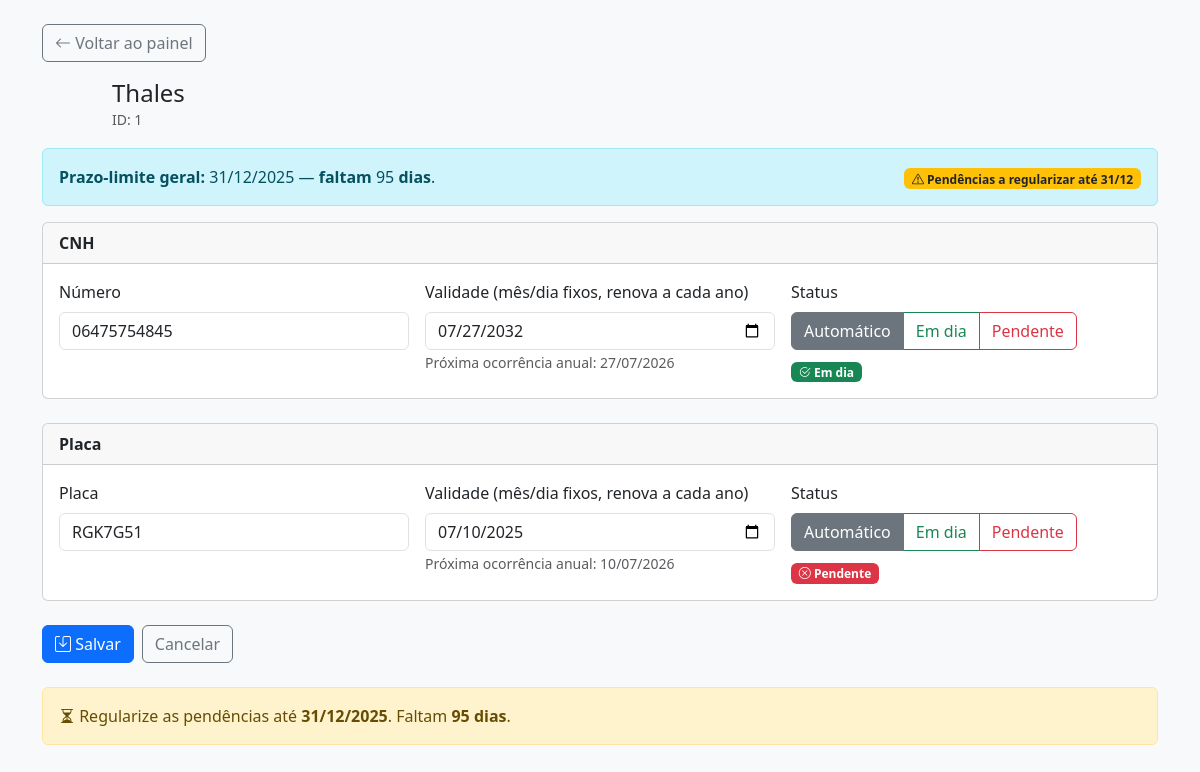
/documentos/1 (signed in), run on an earlier commit of the app's database.
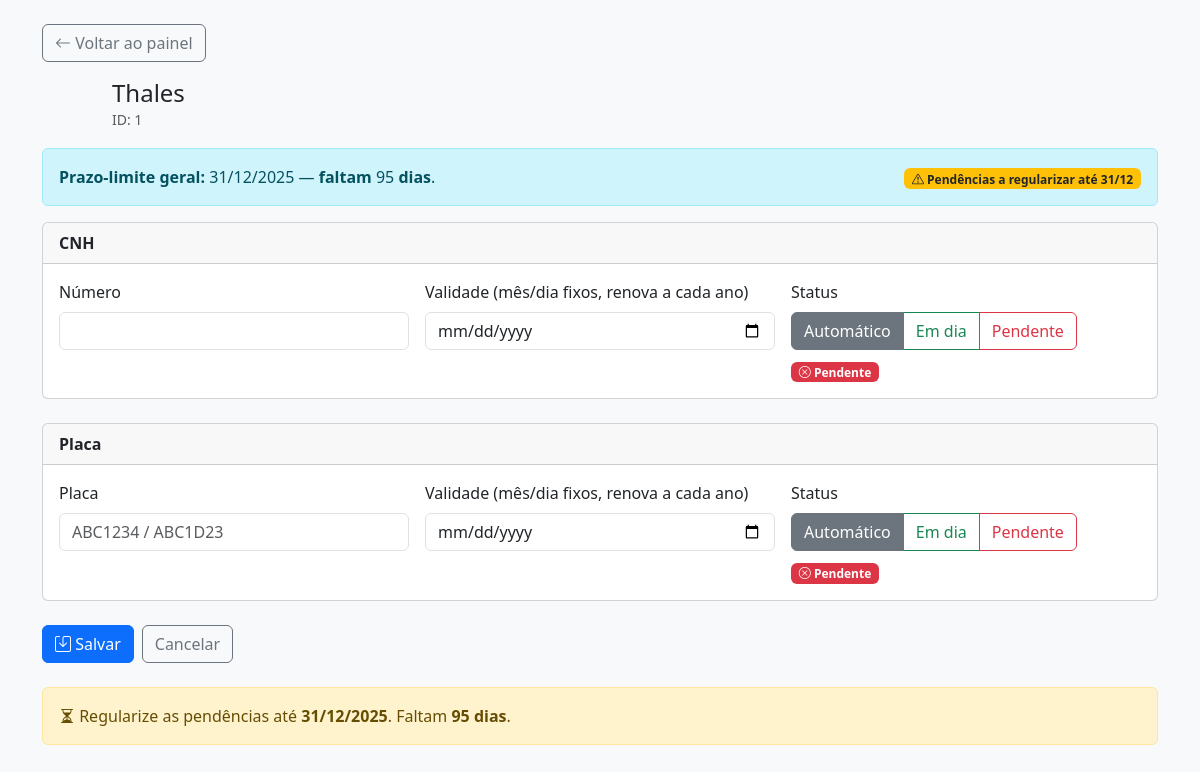
And on a later commit of the database.
### app.py (models this page shows)
class Cooperado(db.Model):
    __tablename__ = "cooperados"
    id = db.Column(db.Integer, primary_key=True)
    nome = db.Column(db.String(120), nullable=False)
    usuario_id = db.Column(db.Integer, db.ForeignKey("usuarios.id"), nullable=False)
    usuario_ref = db.relationship("Usuario", backref="coop_account", uselist=False)
    foto_bytes = db.Column(db.LargeBinary)
    foto_mime = db.Column(db.String(100))
    foto_filename = db.Column(db.String(255))
    foto_url = db.Column(db.String(255))
    cnh_numero = db.Column(db.String(50))
    cnh_validade = db.Column(db.Date)
    placa = db.Column(db.String(20))
    placa_validade = db.Column(db.Date)
    ultima_atualizacao = db.Column(db.DateTime)

### app.py (the view, shortened to what this page needs)
@app.route("/documentos/<int:coop_id>", methods=["GET", "POST"])
@admin_required
def editar_documentos(coop_id):
    c = Cooperado.query.get_or_404(coop_id)
    tpl = os.path.join("templates", "editar_documentos.html")
    hoje = date.today()
    prazo_final = date(hoje.year, 12, 31)
    if os.path.exists(tpl):
        docinfo = {
            "prazo_final": prazo_final,
            "dias_ate_prazo": max(0, (prazo_final - hoje).days),
            "cnh": {
                "numero": c.cnh_numero,
                "validade": c.cnh_validade,
                "prox_validade": _prox_ocorrencia_anual(c.cnh_validade),
                "ok": (c.cnh_validade is not None and c.cnh_validade >= hoje),
                "modo": "auto",
            },
            "placa": {
                "numero": c.placa,
                "validade": c.placa_validade,
                "prox_validade": _prox_ocorrencia_anual(c.placa_validade),
                "ok": (c.placa_validade is not None and c.placa_validade >= hoje),
                "modo": "auto",
            }
        }
        return render_template("editar_documentos.html", cooperado=c, docinfo=docinfo)

### app.py (called while the page is built, shortened)
def role_required(role: str):
    def deco(fn):
        @wraps(fn)
        def wrapper(*args, **kwargs):
            if session.get("user_tipo") != role:
                return redirect(url_for("login"))
            return fn(*args, **kwargs)
        return wrapper
    return deco

def _prox_ocorrencia_anual(dt: date | None) -> date | None:
    if not dt:
        return None
    hoje = date.today()
    alvo = date(hoje.year, dt.month, dt.day)
    if alvo < hoje:
        alvo = date(hoje.year + 1, dt.month, dt.day)
    return alvo

def _avisos_nao_lidos_para_usuario():
    if "user_id" not in session:
        return 0, None
    u_id   = session.get("user_id")
    u_tipo = session.get("user_tipo")
    return 0, None

@app.context_processor
def inject_avisos_banner():
    try:
        qtd, link = _avisos_nao_lidos_para_usuario()
    except Exception:
        qtd, link = 0, None
    return {
        "avisos_unread_count": qtd,
        "avisos_unread_url": link
    }

### templates/editar_documentos.html (shortened to what the changed rows need)
<!DOCTYPE html>
<html lang="pt-br">
<head>
  <link href="https://cdn.jsdelivr.net/npm/bootstrap@5.3.2/dist/css/bootstrap.min.css" rel="stylesheet">
  <link href="https://cdn.jsdelivr.net/npm/bootstrap-icons@1.11.3/font/bootstrap-icons.css" rel="stylesheet">
</head>
<body class="bg-light">
  <div class="container py-4">
    <div class="d-flex align-items-center gap-3 mb-3">
      <div>
        <h4 class="mb-0">{{ cooperado.nome }}</h4>
        <small class="text-muted">ID: {{ cooperado.id }}</small>
      </div>
    </div>
    <form method="POST" class="row g-4">
      <div class="col-12">
        <div class="card">
          <div class="card-body row g-3">
            <div class="col-md-4">
              <label class="form-label">Número</label>
              <input type="text" name="cnh_numero" class="form-control" value="{{ docinfo.cnh.numero or '' }}">
            </div>
            <div class="col-md-4">
              <label class="form-label">Validade (mês/dia fixos, renova a cada ano)</label>
              <input type="date" name="cnh_validade" class="form-control" value="{{ docinfo.cnh.validade.strftime('%Y-%m-%d') if docinfo.cnh.validade else '' }}">
              {% if docinfo.cnh.prox_validade %}
                <small class="text-muted">Próxima ocorrência anual: {{ docinfo.cnh.prox_validade.strftime('%d/%m/%Y') }}</small>
              {% endif %}
            </div>
            <div class="col-md-4">
              <div class="mt-2">
                {% if docinfo.cnh.ok %}
                  <span class="badge bg-success"><i class="bi bi-check2-circle"></i> Em dia</span>
                {% else %}
                  <span class="badge bg-danger"><i class="bi bi-x-circle"></i> Pendente</span>
                {% endif %}
              </div>
            </div>
          </div>
        </div>
      </div>
      <div class="col-12">
        <div class="card">
          <div class="card-body row g-3">
            <div class="col-md-4">
              <label class="form-label">Placa</label>
              <input type="text" name="placa" class="form-control" value="{{ docinfo.placa.numero or '' }}" placeholder="ABC1234 / ABC1D23">
            </div>
            <div class="col-md-4">
              <label class="form-label">Validade (mês/dia fixos, renova a cada ano)</label>
              <input type="date" name="placa_validade" class="form-control" value="{{ docinfo.placa.validade.strftime('%Y-%m-%d') if docinfo.placa.validade else '' }}">
              {% if docinfo.placa.prox_validade %}
                <small class="text-muted">Próxima ocorrência anual: {{ docinfo.placa.prox_validade.strftime('%d/%m/%Y') }}</small>
              {% endif %}
            </div>
          </div>
        </div>
      </div>
    </form>
  </div>
</body>
</html>

What changed in the data, as far as the page shows it:
changed Cooperado "Thales": cnh_numero "06475754845" → (not shown); cnh_validade "07/27/2032" → (not shown); placa "RGK7G51" → (not shown); placa_validade "07/10/2025" → (not shown)
Also different on the page:
{{ docinfo.cnh.prox_validade.strftime('%d/%m/%Y') }}: "27/07/2026" → (not shown)
{{ docinfo.placa.prox_validade.strftime('%d/%m/%Y') }}: "10/07/2026" → (not shown)
text no longer shown: "Próxima ocorrência anual: Em dia Próxima ocorrência anual:"
text now shown: "Pendente"
